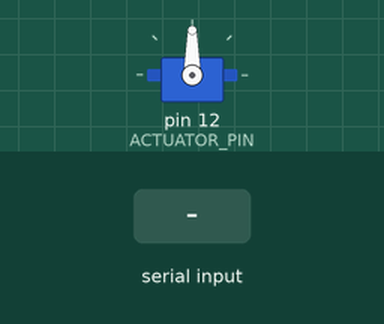
This sketch was run on a simulated Arduino Uno, built with avr-gcc and run on an emulated ATmega328P. Shown: servo. Inputs (shaded band) come from the test bench. What the sketch prints to the serial monitor is not drawn.

Above: at 1.2 s.
1.3 s: "90,45\n" received over Serial
At 1.78 s:
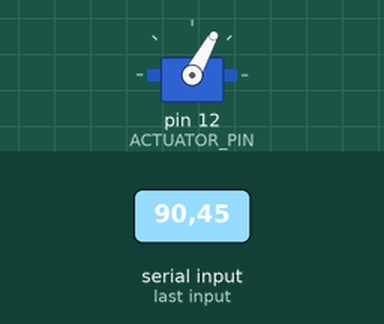
At 3.9 s:
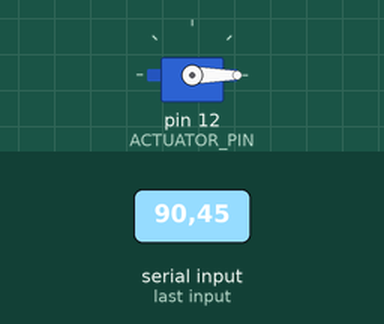
Timing chart, 0 to 5.4 s (numbered marks = the images above; inputs shaded):
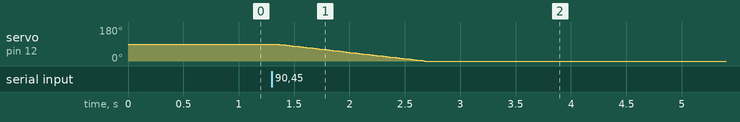

The sketch:

actuator_test.ino
```cpp
// https://github.com/arduino-libraries/Servo
#include <Servo.h>
#include <math.h>

#define ACTUATOR_PIN 12
#define MAX_PITCH_CHARS 4
#define MAX_PITCH_SIZE 3

int digits = 0;

Servo pitchControl;

void setup() {
    Serial.begin(9600);
    pitchControl.attach(ACTUATOR_PIN);
}

void loop() {

    char pitches[MAX_PITCH_CHARS];

    while (Serial.available() > 0) {
        Serial.println("Getting digit");
        if (digits < MAX_PITCH_CHARS) {
            pitches[digits] = Serial.read();
            digits++;
        }
    }
    if (digits > 0) {
        Serial.println(digits);
    }
    if (digits > 1) {
        Serial.println(digits);
        for (int i = 0; i < digits; i++) {
            Serial.println(pitches[i]);
        }
        int pitch = (pitches[0] - 48) * pow(10, (digits - 2));
        Serial.println(pitch);
        if (digits > 2) {
            pitch += (pitches[1] - 48) * pow(10, (digits - 3));
        }
        Serial.println(pitch);
        if (digits > 3) {
            pitch += (pitches[2] - 48) * pow(10, (digits - 4));
        }
        Serial.println(pitch);
        if (pitchControl.attached()) {
            set_pitch(pitch);
        } else {
            Serial.println("Actuator is not attached.");
        }
        digits = 0;
    }

    // TODO: SET BOUNDARY MAX AND MIN FOR ACTUATOR
}

void set_pitch(int pitch_angle) {
    int current_angle = pitchControl.read();
    if (pitch_angle < current_angle) {
        for (int pos = current_angle; pos >= pitch_angle; pos--) {
            pitchControl.write(pos);
            delay(15);
        }
    }
    if (pitch_angle > current_angle) {
        for (int pos = current_angle; pos <= pitch_angle; pos++) {
            pitchControl.write(pos);
            delay(15);
        }
    }
    delay(15);
}
```

Measured:
- after the input at 1.3 s, servo on pin 12 (ACTUATOR_PIN): moves from 90° to 0° over 1.3 s, starting at once
